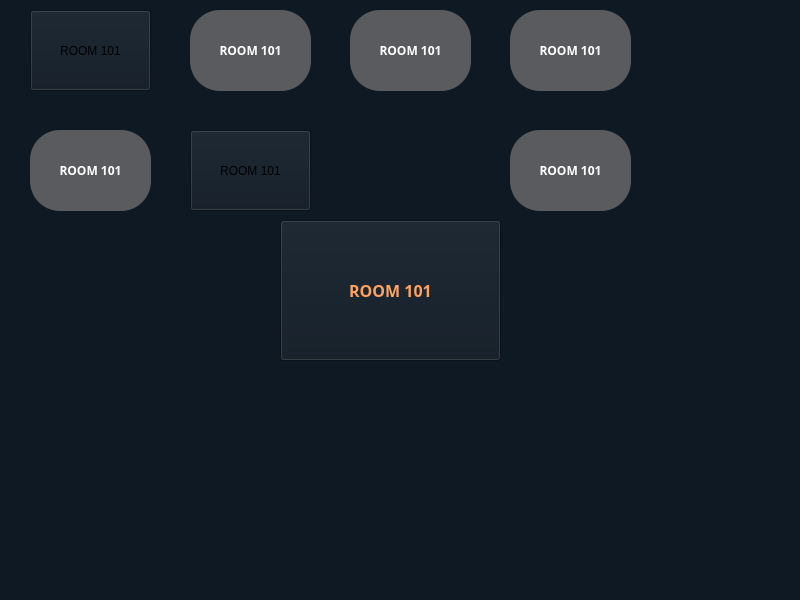
<?xml version="1.0" encoding="UTF-8"?>
<ui version="4.0">
 <class>MainWindow</class>
 <widget class="QMainWindow" name="MainWindow">
  <property name="geometry">
   <rect>
    <x>0</x>
    <y>0</y>
    <width>800</width>
    <height>600</height>
   </rect>
  </property>
  <property name="windowTitle">
   <string>MainWindow</string>
  </property>
  <property name="styleSheet">
   <string notr="true">background:#0f1923;
</string>
  </property>
  <widget class="QWidget" name="centralwidget">
   <widget class="QPushButton" name="pushButton_7">
    <property name="geometry">
     <rect>
      <x>280</x>
      <y>220</y>
      <width>221</width>
      <height>141</height>
     </rect>
    </property>
    <property name="styleSheet">
     <string notr="true">
    color: #ffa260;
    font-size: 16px;
    border: 0.3em solid #ffa260;
    border-radius: 0.5em;
    width: 12em;
    height: 3em;
    text-transform: uppercase;
    font-weight: bold;
    font-family: sans-serif;

    text-align: center;
    line-height: 3em;
    position: relative;
    overflow: hidden;
    z-index: 1;
    transition: 0.5s;
    margin: 1em;</string>
    </property>
    <property name="text">
     <string>ROOM 101</string>
    </property>
   </widget>
   <widget class="QPushButton" name="pushButton_9">
    <property name="geometry">
     <rect>
      <x>30</x>
      <y>130</y>
      <width>121</width>
      <height>81</height>
     </rect>
    </property>
    <property name="styleSheet">
     <string notr="true">text-decoration: none;
  -moz-border-radius: 30px;
  -webkit-border-radius: 30px;
  border-radius: 30px;
  color: #fff;
  text-transform: uppercase;
  font-family: sans-serif;
  font-weight: bold;
  position: relative;
  -moz-transition: all 0.3s;
  -o-transition: all 0.3s;
  -webkit-transition: all 0.3s;
  transition: all 0.3s;
  display: inline-block; background-color: #5A5B5E;
;</string>
    </property>
    <property name="text">
     <string>ROOM 101</string>
    </property>
   </widget>
   <widget class="QPushButton" name="pushButton_3">
    <property name="geometry">
     <rect>
      <x>190</x>
      <y>10</y>
      <width>121</width>
      <height>81</height>
     </rect>
    </property>
    <property name="styleSheet">
     <string notr="true">text-decoration: none;
  -moz-border-radius: 30px;
  -webkit-border-radius: 30px;
  border-radius: 30px;
  color: #fff;
  text-transform: uppercase;
  font-family: sans-serif;
  font-weight: bold;
  position: relative;
  -moz-transition: all 0.3s;
  -o-transition: all 0.3s;
  -webkit-transition: all 0.3s;
  transition: all 0.3s;
  display: inline-block; background-color: #5A5B5E;
;</string>
    </property>
    <property name="text">
     <string>ROOM 101</string>
    </property>
   </widget>
   <widget class="QPushButton" name="pushButton">
    <property name="geometry">
     <rect>
      <x>30</x>
      <y>10</y>
      <width>121</width>
      <height>81</height>
     </rect>
    </property>
    <property name="styleSheet">
     <string notr="true">
  -moz-border-radius: 30px;
  -webkit-border-radius: 30px;
  border-radius: 30px;
  color: #fff;
  text-transform: uppercase;
  font-family: sans-serif;
  font-weight: bold;
  position: relative;
  -moz-transition: all 0.3s;
  -o-transition: all 0.3s;
  -webkit-transition: all 0.3s;
  transition: all 0.3s;
  display: inline-block; background-color: #5A5B5E;
;
hover:!pressed
{
  border: 1px solid red;
}</string>
    </property>
    <property name="text">
     <string>ROOM 101</string>
    </property>
   </widget>
   <widget class="QPushButton" name="pushButton_8">
    <property name="geometry">
     <rect>
      <x>190</x>
      <y>130</y>
      <width>121</width>
      <height>81</height>
     </rect>
    </property>
    <property name="styleSheet">
     <string notr="true">
QPushButton:hover{ border:0.3em solid #ffa260; transition: 0.25s;}


</string>
    </property>
    <property name="text">
     <string>ROOM 101</string>
    </property>
   </widget>
   <widget class="QPushButton" name="pushButton_6">
    <property name="geometry">
     <rect>
      <x>510</x>
      <y>130</y>
      <width>121</width>
      <height>81</height>
     </rect>
    </property>
    <property name="styleSheet">
     <string notr="true">text-decoration: none;
  -moz-border-radius: 30px;
  -webkit-border-radius: 30px;
  border-radius: 30px;
  color: #fff;
  text-transform: uppercase;
  font-family: sans-serif;
  font-weight: bold;
  position: relative;
  -moz-transition: all 0.3s;
  -o-transition: all 0.3s;
  -webkit-transition: all 0.3s;
  transition: all 0.3s;
  display: inline-block; background-color: #5A5B5E;
;</string>
    </property>
    <property name="text">
     <string>ROOM 101</string>
    </property>
   </widget>
   <widget class="QPushButton" name="pushButton_5">
    <property name="geometry">
     <rect>
      <x>350</x>
      <y>10</y>
      <width>121</width>
      <height>81</height>
     </rect>
    </property>
    <property name="styleSheet">
     <string notr="true">text-decoration: none;
  -moz-border-radius: 30px;
  -webkit-border-radius: 30px;
  border-radius: 30px;
  color: #fff;
  text-transform: uppercase;
  font-family: sans-serif;
  font-weight: bold;
  position: relative;
  -moz-transition: all 0.3s;
  -o-transition: all 0.3s;
  -webkit-transition: all 0.3s;
  transition: all 0.3s;
  display: inline-block; background-color: #5A5B5E;
;</string>
    </property>
    <property name="text">
     <string>ROOM 101</string>
    </property>
   </widget>
   <widget class="QPushButton" name="pushButton_4">
    <property name="geometry">
     <rect>
      <x>510</x>
      <y>10</y>
      <width>121</width>
      <height>81</height>
     </rect>
    </property>
    <property name="styleSheet">
     <string notr="true">text-decoration: none;
  -moz-border-radius: 30px;
  -webkit-border-radius: 30px;
  border-radius: 30px;
  color: #fff;
  text-transform: uppercase;
  font-family: sans-serif;
  font-weight: bold;
  position: relative;
  -moz-transition: all 0.3s;
  -o-transition: all 0.3s;
  -webkit-transition: all 0.3s;
  transition: all 0.3s;
  display: inline-block; background-color: #5A5B5E;
;</string>
    </property>
    <property name="text">
     <string>ROOM 101</string>
    </property>
   </widget>
  </widget>
  <widget class="QMenuBar" name="menubar">
   <property name="geometry">
    <rect>
     <x>0</x>
     <y>0</y>
     <width>800</width>
     <height>21</height>
    </rect>
   </property>
  </widget>
  <widget class="QStatusBar" name="statusbar"/>
 </widget>
 <resources/>
 <connections/>
</ui>
